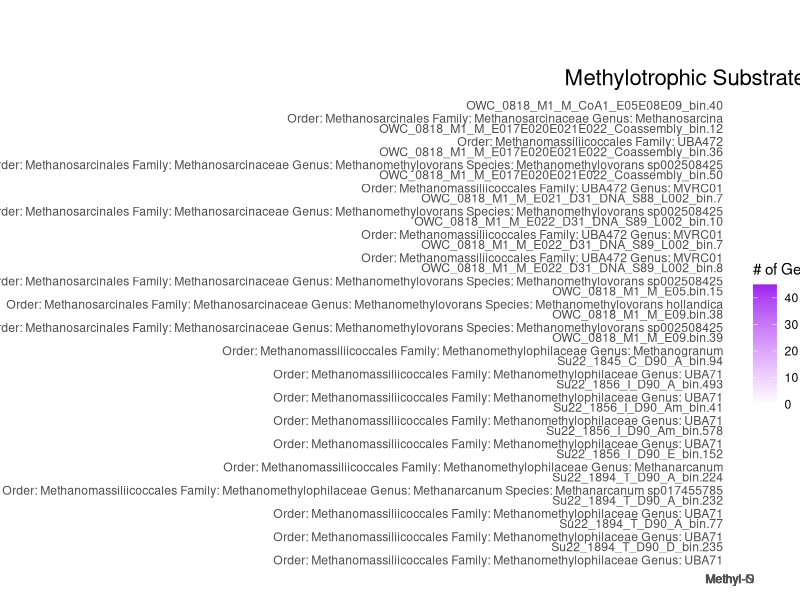
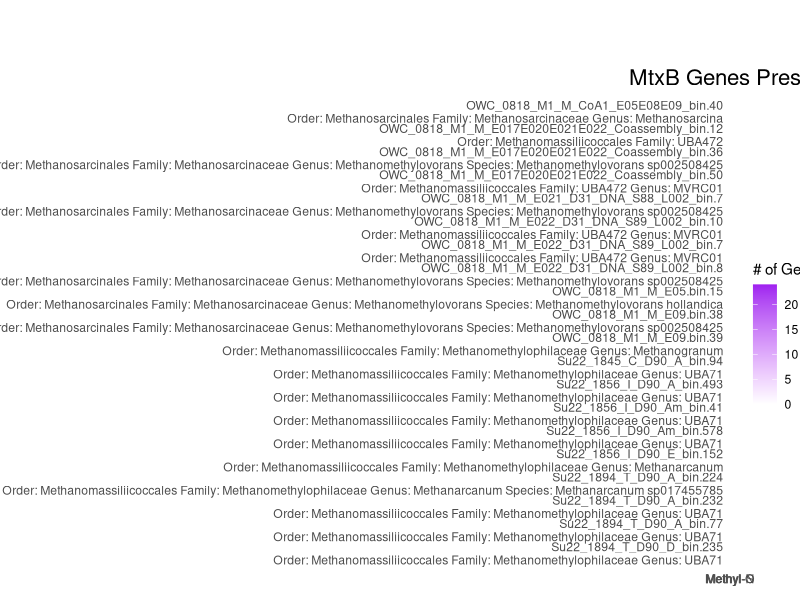

The R script that drew these images, in order:
#load in relevant libraries
library(dplyr)
library(ggplot2)
library(tidyverse)
library(reshape2)

#Read the csv into a dataframe 
MethylPotential <- read.csv("metabolism_summary_trimmed_genes.csv")
#Read the taxonmy for the MAGs into a dataframe
MAG_taxonomy <- read.csv("MAG_taxonomy.csv")

#Group by Methyl-Potential and sum the values for all columns of MAGs
#Using where(is.numeric) will only sum the columns that are numeric. More robust than manually selecting the columns
MethylPotentialSummed <- MethylPotential %>% group_by(module) %>% 
  summarise(across(where(is.numeric), sum, na.rm =  TRUE))

#Transpose MethylPotentialSummed to switch the rows and columns
TransMethylPotentialSummed <- as.data.frame(t(MethylPotentialSummed))

#Remove first row and move categories to column headers
colnames(TransMethylPotentialSummed) <- c("Methyl-N", "Methyl-O", "Methyl-S")
TransMethylPotentialSummed <- TransMethylPotentialSummed[-1, ]

#Save a vector as the row names of Trans Methyl and add the vector as a column. Move the column to the first position
mag_names <- row.names(TransMethylPotentialSummed)
TransMethylPotentialSummed$MAGs <- mag_names
TransMethylPotentialSummed <- TransMethylPotentialSummed %>% select(MAGs, everything())

#Melt the dataframe into a long format for use in a heatmap in ggplot using the new column "MAGs" as the identifier to sort by
MeltMethylPotential <- melt(TransMethylPotentialSummed, id.vars = "MAGs")

#Convert values to a numeric vector
MeltMethylPotential$value <- as.numeric(as.character(MeltMethylPotential$value))

#Adds the taxonomy from MAG_taxonomy to MeltMethylPotential based on when MAGs are the same
Taxonomy_Methyl_Potential <- MeltMethylPotential %>% left_join(MAG_taxonomy, by = "MAGs")

#Add a column with combined MAG and taxonomy labels
Taxonomy_Methyl_Potential$combined_labels <- paste(Taxonomy_Methyl_Potential$MAGs, Taxonomy_Methyl_Potential$Taxonomy, sep = "\n")

#Plot heatmap
ggplot(Taxonomy_Methyl_Potential, aes(x=variable, y=combined_labels , fill=value))+
  geom_tile(color='black', lwd=.15, linetype=1)+
  theme_minimal()+
  theme(
    plot.title = element_text(hjust = 0.5, size = 16),
    plot.margin = margin(t = 50, r = 10, b = 10, l = 10, unit = "pt")
  ) +
  scale_fill_continuous(low="white", high="purple", na.value="white")+
  xlab(NULL) + labs(title = "Methylotrophic Substrate Potential", fill = "# of Genes")+
  scale_y_discrete(limits=rev)+
  theme(axis.text.y = element_text(angle = 0, hjust = 1, vjust = 0.5))

#Create vector specifying the MtxB genes 
MtxB_Genes <- c("MttB", "MtbB", "MtmB", "MtgB", "MttB10", "MV8460", 
                "MtpB", "MtcB", "MtyB", "MtsA", "MtpA", "MtsD", "MtsF", 
                "MtsH", "MtaB", "MtoB", "MtvB", "OdmB", "VmdB", "Dhaf_4610", "ELI_2003")
#I could not tell you how the fuck this works, but by god does it work. Filters 
#out any row that doesn't include at least one character from Mtx_B genes in the gene_description column
MtxB_Filtered_Methyl_Potential <- MethylPotential[grepl(paste(MtxB_Genes, collapse = "|"),MethylPotential$gene_description), ]

#Group by Methyl-Potential and sum the values for all columns of MAGs
#Using where(is.numeric) will only sum the columns that are numeric. More robust than manually selecting the columns
MtxB_Filtered_Methyl_Potential <- MtxB_Filtered_Methyl_Potential %>% group_by(module) %>% 
  summarise(across(where(is.numeric), sum, na.rm =  TRUE))

#Transpose MethylPotentialSummed to switch the rows and columns
MtxB_Filtered_Methyl_Potential <- as.data.frame(t(MtxB_Filtered_Methyl_Potential))

#Remove first row and move categories to column headers
colnames(MtxB_Filtered_Methyl_Potential) <- c("Methyl-N", "Methyl-O", "Methyl-S")
MtxB_Filtered_Methyl_Potential <- MtxB_Filtered_Methyl_Potential[-1, ]

#Save a vector as the row names of Trans Methyl and add the vector as a column. Move the column to the first position
mag_names <- row.names(TransMethylPotentialSummed)
MtxB_Filtered_Methyl_Potential$MAGs <- mag_names
MtxB_Filtered_Methyl_Potential <- MtxB_Filtered_Methyl_Potential %>% select(MAGs, everything())

#Melt the dataframe into a long format for use in a heatmap in ggplot using the new column "MAGs" as the identifier to sort by
MtxB_Filtered_Methyl_Potential <- melt(MtxB_Filtered_Methyl_Potential, id.vars = "MAGs")

#Convert values to a numeric vector
MtxB_Filtered_Methyl_Potential$value <- as.numeric(as.character(MtxB_Filtered_Methyl_Potential$value))

#Adds the taxonomy from MAG_taxonomy to MeltMethylPotential based on when MAGs are the same
MtxB_Filtered_Methyl_Potential <- MtxB_Filtered_Methyl_Potential %>% left_join(MAG_taxonomy, by = "MAGs")

#Add a column with combined MAG and taxonomy labels
MtxB_Filtered_Methyl_Potential$combined_labels <- paste(MtxB_Filtered_Methyl_Potential$MAGs, MtxB_Filtered_Methyl_Potential$Taxonomy, sep = "\n")

#Plot heatmap
ggplot(MtxB_Filtered_Methyl_Potential, aes(x=variable, y=combined_labels , fill=value))+
  geom_tile(color='black', lwd=.15, linetype=1)+
  theme_minimal()+
  theme(
    plot.title = element_text(hjust = 0.5, size = 16),
    plot.margin = margin(t = 50, r = 10, b = 10, l = 10, unit = "pt")
  ) +
  scale_fill_continuous(low="white", high="purple", na.value="white")+
  xlab(NULL) + labs(title = "MtxB Genes Present", fill = "# of Genes")+
  scale_y_discrete(limits=rev)+
  theme(axis.text.y = element_text(angle = 0, hjust = 1, vjust = 0.5))
